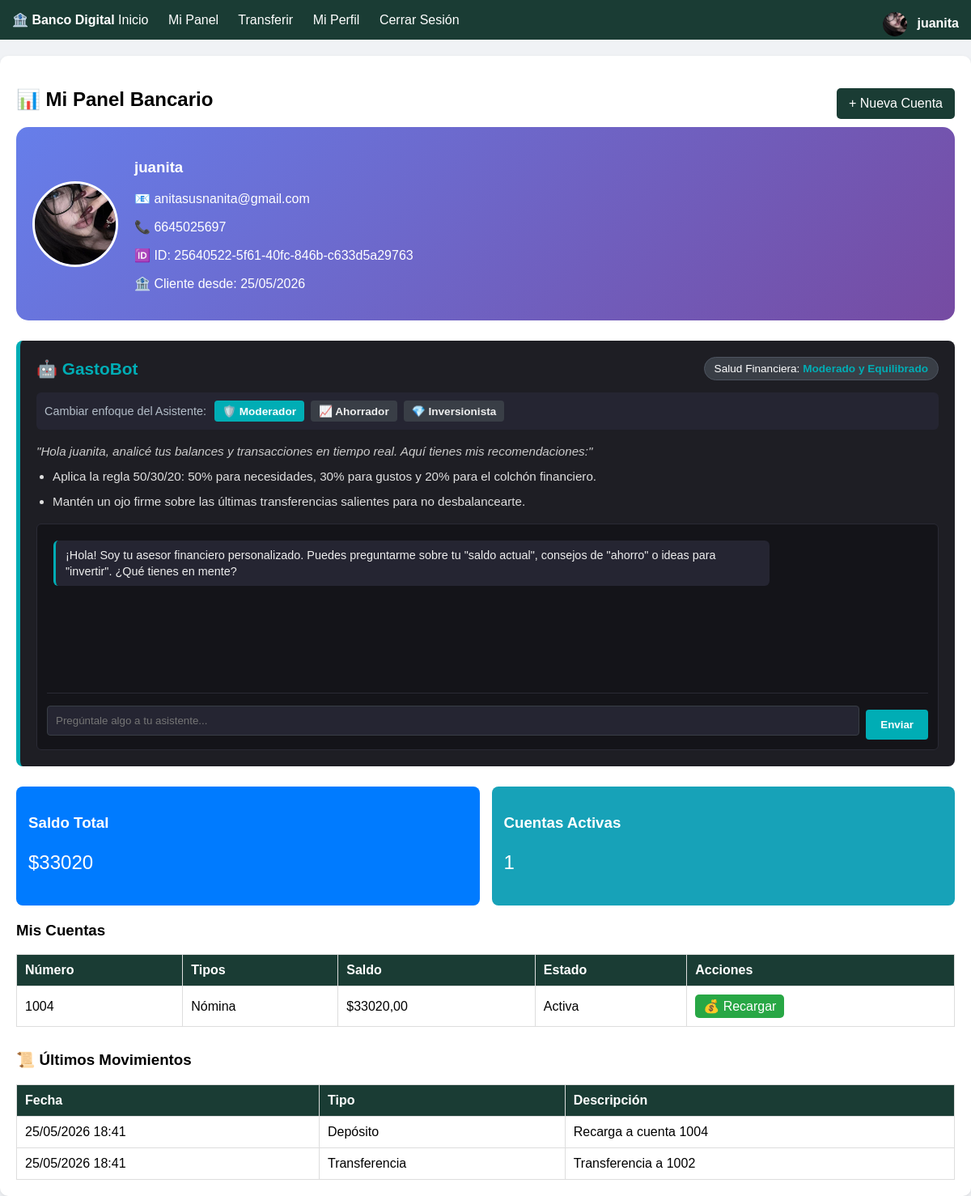
The page /panel/ (signed in) on the database its author committed.
### core/models.py (models this page shows, shortened)
class Usuario(AbstractUser):
    id = models.UUIDField(primary_key=True, default=uuid.uuid4, editable=False)
    telefono = models.CharField(max_length=15, blank=True)
    direccion = models.TextField(blank=True)
    foto_perfil = models.ImageField(upload_to='fotos_perfil/', blank=True, null=True)

class Cuenta(models.Model):
    ESTADOS = [
        ('activa', 'Activa'),
        ('bloqueada', 'Bloqueada'),
        ('cerrada', 'Cerrada'),
    ]
    id = models.UUIDField(primary_key=True, default=uuid.uuid4, editable=False)
    numero_cuenta = models.CharField(max_length=20, unique=True)
    saldo = models.DecimalField(max_digits=12, decimal_places=2, default=0.00)
    estado = models.CharField(max_length=10, choices=ESTADOS, default='activa')
    propietario = models.ForeignKey(
        Usuario,
        on_delete=models.CASCADE,
        related_name='cuentas'
    )
    tipos_cuenta = models.ManyToManyField(
        TipoCuenta,
        related_name='cuentas'
    )
    fecha_creacion = models.DateTimeField(auto_now_add=True)

class TipoCuenta(models.Model):
    id = models.UUIDField(primary_key=True, default=uuid.uuid4, editable=False)
    nombre = models.CharField(max_length=100)
    descripcion = models.TextField(blank=True)
    tasa_interes = models.DecimalField(max_digits=5, decimal_places=2, default=0.00)
    cuota_mensual = models.DecimalField(max_digits=10, decimal_places=2, default=0.00)

class Transaccion(models.Model):
    TIPOS_TRANSACCION = [
        ('deposito', 'Depósito'),
        ('retiro', 'Retiro'),
        ('transferencia', 'Transferencia'),
        ('pago', 'Pago'),
    ]
    id = models.UUIDField(primary_key=True, default=uuid.uuid4, editable=False)
    tipo_transaccion = models.CharField(max_length=20, choices=TIPOS_TRANSACCION)
    descripcion = models.TextField(blank=True)
    usuario = models.ForeignKey(
        Usuario,
        on_delete=models.CASCADE,
        related_name='transacciones'
    )
    cuentas = models.ManyToManyField(
        Cuenta,
        through='DetalleTransaccion',
        related_name='transacciones'
    )
    fecha = models.DateTimeField(auto_now_add=True)

### core/views.py (the view)
# urls.py: path('panel/', views.panel, name='panel'),
@login_required
def panel(request):
    cuentas = Cuenta.objects.filter(propietario=request.user)
    saldo_total = cuentas.aggregate(Sum('saldo'))['saldo__sum'] or 0
    transacciones_recientes = Transaccion.objects.filter(usuario=request.user).order_by('-fecha')[:5]
    if 'cambiar_asistente' in request.GET:
        request.session['tipo_asistente'] = request.GET.get('cambiar_asistente')
    tipo_actual = request.session.get('tipo_asistente', 'moderador')
    datos_asistente = generar_tips_financieros(tipo_actual, saldo_total, transacciones_recientes)
    return render(request, 'core/panel.html', {
        'cuentas': cuentas,
        'saldo_total': saldo_total,
        'transacciones_recientes': transacciones_recientes,
        'asistente': datos_asistente, # <-- Pasado al HTML del panel
        'tipo_actual': tipo_actual     # <-- Control de estilo activo
    })

### core/asistente.py (called while the page is built, shortened)
def generar_tips_financieros(tipo_asistente, saldo_total, transacciones_recientes):
    if tipo_asistente == 'ahorrador':
        nombre = "AhorraBot"
        estado = "Optimizado para guardar"
        consejos = [
            "Guarda el 20% de tus ingresos de inmediato antes de gastar.",
            "Detectamos movimientos frecuentes. Intenta reducir los gastos hormiga esta semana."
        ]
    else:  # 'moderador' por defecto
        nombre = "GastoBot"
        estado = "Moderado y Equilibrado"
        consejos = [
            "Aplica la regla 50/30/20: 50% para necesidades, 30% para gustos y 20% para el colchón financiero.",
            "Mantén un ojo firme sobre las últimas transferencias salientes para no desbalancearte."
        ]
    return {
        'nombre': nombre,
        'estado': estado,
        'consejos': consejos
    }

### core/templates/core/panel.html (shortened to what this page needs)
{% extends 'core/base.html' %}
{% block content %}
<div style="display: flex; justify-content: space-between; align-items: center;">
    <h2>📊 Mi Panel Bancario</h2>
    <a href="{% url 'crear_cuenta' %}" class="boton">+ Nueva Cuenta</a>
</div>
<div class="credencial">
    {% if user.foto_perfil %}
        <img src="{{ user.foto_perfil.url }}" class="avatar">
    {% else %}
        <div style="width: 100px; height: 100px; background: #ddd; border-radius: 50%;
                    display: flex; align-items: center; justify-content: center; font-size: 48px;">
            👤
        </div>
    {% endif %}
    <div>
        <h3>{{ user.username }}</h3>
        <p>📧 {{ user.email }}</p>
        <p>📞 {{ user.telefono|default:"No registrado" }}</p>
        <p>🆔 ID: {{ user.id|slice:"-8" }}</p>
        <p>🏦 Cliente desde: {{ user.date_joined|date:"d/m/Y" }}</p>
    </div>
</div>
<div class="asistente-card">
    <div class="asistente-header">
        <h3 style="margin: 0; color: #00adb5; font-size: 1.3rem; display: flex; align-items: center; gap: 8px;">
            🤖 {{ asistente.nombre }}
        </h3>
        <span class="asistente-badge">
            Salud Financiera: <strong style="color: #00adb5;">{{ asistente.estado }}</strong>
        </span>
    </div>
    <div class="asistente-tabs">
        <span style="color: #b4bec9; font-weight: 500;">Cambiar enfoque del Asistente:</span>
        <div style="display: flex; gap: 8px;">
            <a href="?cambiar_asistente=moderador"
               class="btn-asistente {% if tipo_actual == 'moderador' %}btn-activo{% else %}btn-inactivo{% endif %}">
                🛡️ Moderador
            </a>
            <a href="?cambiar_asistente=ahorrador"
               class="btn-asistente {% if tipo_actual == 'ahorrador' %}btn-activo{% else %}btn-inactivo{% endif %}">
                📈 Ahorrador
            </a>
            <a href="?cambiar_asistente=inversionista"
               class="btn-asistente {% if tipo_actual == 'inversionista' %}btn-activo{% else %}btn-inactivo{% endif %}">
                💎 Inversionista
            </a>
        </div>
    </div>
    <p style="margin: 0 0 12px 0; color: #ccc; font-style: italic; font-size: 0.95rem;">
        "Hola {{ user.username }}, analicé tus balances y transacciones en tiempo real. Aquí tienes mis recomendaciones:"
    </p>
    <ul style="margin: 0; padding-left: 20px; color: #e0e0e0; margin-bottom: 15px;">
        {% for consejo in asistente.consejos %}
            <li style="margin-bottom: 8px; line-height: 1.5; font-size: 0.95rem;">{{ consejo }}</li>
        {% endfor %}
    </ul>
    <div class="chat-container">
        <div class="chat-box" id="chatBox">
            <div class="msg msg-bot">¡Hola! Soy tu asesor financiero personalizado. Puedes preguntarme sobre tu "saldo actual", consejos de "ahorro" o ideas para "invertir". ¿Qué tienes en mente?</div>
        </div>
        <div class="chat-input-group">
            <input type="text" id="chatInput" class="chat-input" placeholder="Pregúntale algo a tu asistente..." onkeypress="evaluarTecla(event)">
            <button class="chat-btn" onclick="enviarMensajeChat()">Enviar</button>
        </div>
    </div>
</div>
<div style="display: flex; gap: 15px; margin: 20px 0;">
    <div style="background: #007bff; color: white; padding: 15px; flex: 1; border-radius: 8px;">
        <h3>Saldo Total</h3>
        <p style="font-size: 24px;">${{ saldo_total }}</p>
    </div>
    <div style="background: #17a2b8; color: white; padding: 15px; flex: 1; border-radius: 8px;">
        <h3>Cuentas Activas</h3>
        <p style="font-size: 24px;">{{ cuentas|length }}</p>
    </div>
</div>
<h3>Mis Cuentas</h3>
<table>
    <thead>
        <tr><th>Número</th><th>Tipos</th><th>Saldo</th><th>Estado</th><th>Acciones</th></tr>
    </thead>
    <tbody>
        {% for cuenta in cuentas %}
        <tr>
            <td>{{ cuenta.numero_cuenta }}</td>
            <td>{% for tipo in cuenta.tipos_cuenta.all %}{{ tipo.nombre }} {% endfor %}</td>
            <td>${{ cuenta.saldo }}</td>
            <td>{% if cuenta.estado == 'activa' %}Activa{% else %}Bloqueada{% endif %}</td>
            <td>
                <a href="{% url 'recargar' cuenta.id %}"
                   style="background-color: #28a745; color: white; padding: 5px 10px;
                          text-decoration: none; border-radius: 5px; display: inline-block;">
                    💰 Recargar
                </a>
            </td>
        </tr>
        {% endfor %}
    </tbody>
</table>
<h3 style="margin-top: 30px;">📜 Últimos Movimientos</h3>
{% if transacciones_recientes %}
<table>
    <thead><tr><th>Fecha</th><th>Tipo</th><th>Descripción</th></tr></thead>
    <tbody>
        {% for transaccion in transacciones_recientes %}
        <tr>
            <td>{{ transaccion.fecha|date:"d/m/Y H:i" }}</td>
            <td>{{ transaccion.get_tipo_transaccion_display }}</td>
            <td>{{ transaccion.descripcion }}</td>
        </tr>
        {% endfor %}
    </tbody>
</table>
{% else %}
<p>No hay movimientos recientes.</p>
{% endif %}
{% endblock %}

### core/templates/core/base.html (shortened to what this page needs)
<!DOCTYPE html>
<html lang="es">
<head>
</head>
<body>
    <nav>
        <div style="max-width: 1200px; margin: auto;">
            <strong>🏦 Banco Digital</strong>
            <a href="{% url 'inicio' %}">Inicio</a>
            {% if user.is_authenticated %}
                <a href="{% url 'panel' %}">Mi Panel</a>
                <a href="{% url 'transferencia' %}">Transferir</a>
                <a href="{% url 'editar_perfil' %}">Mi Perfil</a>
                <a href="{% url 'cerrar_sesion' %}">Cerrar Sesión</a>
                <span style="float: right;">
                    {% if user.foto_perfil %}
                        <img src="{{ user.foto_perfil.url }}" class="avatar-pequeno">
                    {% else %}
                        👤
                    {% endif %}
                    <strong>{{ user.username }}</strong>
                </span>
            {% else %}
                <a href="{% url 'iniciar_sesion' %}">Iniciar Sesión</a>
                <a href="{% url 'registro' %}">Registrarse</a>
            {% endif %}
        </div>
    </nav>
    <div class="contenedor">
        {% block content %}{% endblock %}
    </div>
</body>
</html>

### core/templates/core/base.html (style rules this page uses)
body { font-family: Arial, sans-serif; margin: 0; padding: 0; background-color: #f0f2f5; }
nav { background-color: #1a3c34; color: white; padding: 15px; margin-bottom: 20px; }
nav a { color: white; margin-right: 20px; text-decoration: none; }
.contenedor { max-width: 1200px; margin: auto; background: white; padding: 20px; border-radius: 10px; box-shadow: 0 2px 5px rgba(0,0,0,0.1); }
button, .boton { background-color: #1a3c34; color: white; padding: 10px 15px; border: none; cursor: pointer; text-decoration: none; display: inline-block; margin-top: 10px; border-radius: 5px; }
table { width: 100%; border-collapse: collapse; }
th, td { border: 1px solid #ddd; padding: 10px; text-align: left; }
th { background-color: #1a3c34; color: white; }
.credencial { background: linear-gradient(135deg, #667eea 0%, #764ba2 100%); color: white; padding: 20px; border-radius: 15px; margin-bottom: 20px; display: flex; align-items: center; gap: 20px; }
.avatar { width: 100px; height: 100px; border-radius: 50%; border: 3px solid white; object-fit: cover; }
.avatar-pequeno { width: 30px; height: 30px; border-radius: 50%; vertical-align: middle; margin-right: 8px; }
input, select { padding: 8px; margin: 5px 0; border: 1px solid #ddd; border-radius: 4px; }

### core/templates/core/panel.html (style rules this page uses)
.asistente-card { background: #1e1e24; color: #fff; padding: 20px; border-radius: 8px; margin: 25px 0; border-left: 5px solid #00adb5; font-family: sans-serif; }
.asistente-header { display: flex; align-items: center; justify-content: space-between; flex-wrap: wrap; gap: 10px; margin-bottom: 15px; }
.asistente-badge { background: #393e46; padding: 6px 12px; border-radius: 20px; font-size: 0.85rem; border: 1px solid #4e5561; }
.asistente-tabs { margin-bottom: 18px; background: #252532; padding: 10px; border-radius: 6px; display: flex; align-items: center; flex-wrap: wrap; gap: 10px; font-size: 0.9rem; }
.btn-asistente { padding: 5px 10px; border-radius: 4px; text-decoration: none; font-weight: bold; font-size: 0.85rem; display: inline-block; }
.btn-activo { background-color: #00adb5; color: #ffffff; }
.btn-inactivo { background-color: #393e46; color: #eeeeee; }
.chat-container { margin-top: 15px; background: #141419; border-radius: 6px; padding: 12px; border: 1px solid #2a2a35; }
.chat-box { height: 180px; overflow-y: auto; padding: 8px; display: flex; flex-direction: column; gap: 10px; border-bottom: 1px solid #2a2a35; margin-bottom: 10px; }
.msg { padding: 8px 12px; border-radius: 6px; max-width: 80%; font-size: 0.9rem; line-height: 1.4; }
.msg-bot { background: #252532; color: #eeeeee; align-self: flex-start; border-left: 3px solid #00adb5; }
.chat-input-group { display: flex; gap: 8px; }
.chat-input { flex: 1; background: #252532; border: 1px solid #393e46; padding: 10px; color: #fff; border-radius: 4px; outline: none; }
.chat-btn { background: #00adb5; color: white; border: none; padding: 0 18px; border-radius: 4px; cursor: pointer; font-weight: bold; }

### rows shown on the page
Usuario: foto_perfil (picture), username "juanita", email "anitasusnanita@gmail.com", telefono "6645025697", id "25640522-5f61-40fc-846b-c633d5a29763", date_joined "25/05/2026"
Cuenta: numero_cuenta "1004", saldo "33020,00", estado "Activa"
TipoCuenta: nombre "Nómina"

### other values the page prints
{{ asistente.nombre }} "GastoBot"
{{ asistente.estado }} "Moderado y Equilibrado"
{{ consejo }} "Aplica la regla 50/30/20: 50% para necesidades, 30% para gustos y 20% para el colchón financiero." "Mantén un ojo firme sobre las últimas transferencias salientes para no desbalancearte."
{{ saldo_total }} "33020"
{{ cuentas|length }} "1"
